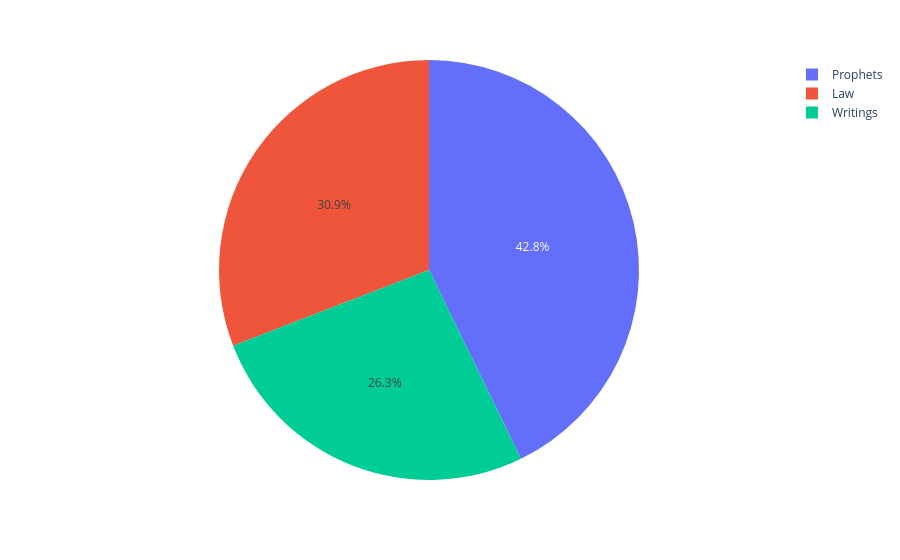

The cell this chart's notebook holds for it:
### Code cell
px.pie(
    names =  NT2_referncing_OT_genres_props.keys(),
    values = NT2_referncing_OT_genres_props.values
)

### Figure 1 — Plotly figure (JSON) as saved in the notebook; plotly's stock layout.template omitted (floating-point values rounded to 4 significant figures)
{"data": [{"domain": {"x": [0, 1], "y": [0, 1]}, "hovertemplate": "label=%{label}<br>value=%{value}<extra></extra>", "labels": ["Prophets", "Law", "Writings"], "legendgroup": "", "name": "", "showlegend": true, "type": "pie", "values": [0.4278, 0.3088, 0.2634]}], "layout": {"legend": {"tracegroupgap": 0}, "margin": {"t": 60}}}
